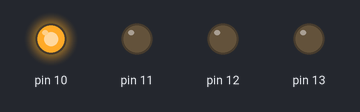
Bench run of a sketch on a simulated Arduino Uno, built with avr-gcc and run on an emulated ATmega328P. Parts: output pins drawn as LEDs (lit = HIGH).

Above: at 0.2 s.
At 2.2 s:
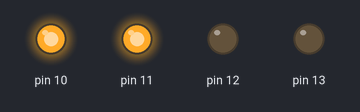
At 5.2 s:
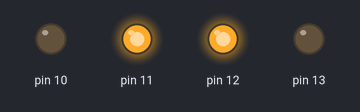
At 9.7 s:
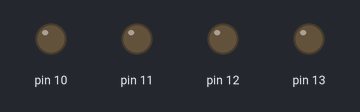
At 14.2 s:
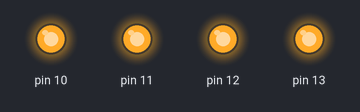
At 19.2 s:
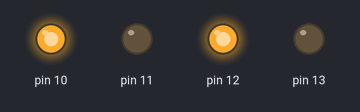
Timing chart, 0 to 19.5 s (numbered marks = the images above):
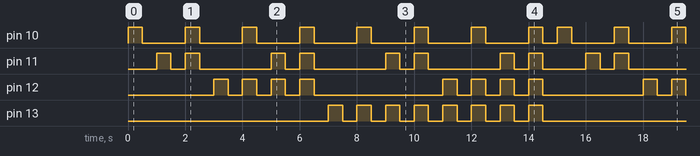

The sketch:

binario_3.ino
```cpp
void setup() {
pinMode(13, OUTPUT);
pinMode(12, OUTPUT);
pinMode(11, OUTPUT);
pinMode(10, OUTPUT);
}

void loop() {
digitalWrite(10, HIGH);
delay(500);
digitalWrite(10, LOW);
delay(500);
digitalWrite(11, HIGH);
delay(500);
digitalWrite(11, LOW);
delay(500);
digitalWrite(10, HIGH);
digitalWrite(11, HIGH);
delay(500);
digitalWrite(10, LOW);
digitalWrite(11, LOW);
delay(500);
digitalWrite(12, HIGH);
delay(500);
digitalWrite(12, LOW);
delay(500);
digitalWrite(12, HIGH);
digitalWrite(10, HIGH);
delay(500);
digitalWrite(12, LOW);
digitalWrite(10, LOW);
delay(500);
digitalWrite(12, HIGH);
digitalWrite(11, HIGH);
delay(500);
digitalWrite(12, LOW);
digitalWrite(11, LOW);
delay(500);
digitalWrite(12, HIGH);
digitalWrite(11, HIGH);
digitalWrite(10, HIGH);
delay(500);
digitalWrite(12, LOW);
digitalWrite(11, LOW);
digitalWrite(10, LOW);
delay(500);
digitalWrite(13, HIGH);
delay(500);
digitalWrite(13, LOW);
delay(500);
digitalWrite(13, HIGH);
digitalWrite(10, HIGH);
delay(500);
digitalWrite(13, LOW);
digitalWrite(10, LOW);
delay(500);
digitalWrite(13, HIGH);
digitalWrite(11, HIGH);
delay(500);
digitalWrite(13, LOW);
digitalWrite(11, LOW);
delay(500);
digitalWrite(13, HIGH);
digitalWrite(11, HIGH);
digitalWrite(10, HIGH);
delay(500);
digitalWrite(13, LOW);
digitalWrite(11, LOW);
digitalWrite(10, LOW);
delay(500);
digitalWrite(13, HIGH);
digitalWrite(12, HIGH);
delay(500);
digitalWrite(13, LOW);
digitalWrite(12, LOW);
delay(500);
digitalWrite(13, HIGH);
digitalWrite(12, HIGH);
digitalWrite(10, HIGH);
delay(500);
digitalWrite(13, LOW);
digitalWrite(12, LOW);
digitalWrite(10, LOW);
delay(500);
digitalWrite(13, HIGH);
digitalWrite(12, HIGH);
digitalWrite(11, HIGH);
delay(500);
digitalWrite(13, LOW);
digitalWrite(12, LOW);
digitalWrite(11, LOW);
delay(500);
digitalWrite(13, HIGH);
digitalWrite(12, HIGH);
digitalWrite(11, HIGH);
digitalWrite(10, HIGH);
delay(500);
digitalWrite(13, LOW);
digitalWrite(12, LOW);
digitalWrite(11, LOW);
digitalWrite(10, LOW);
delay(500);
}
```

Measured:
- by itself, pin 10: repeats every 15.0 s: 7 × (LOW 1.5 s, HIGH 0.50 s), LOW 0.50 s, HIGH 0.50 s
- by itself, pin 12: repeats every 15.0 s: 3 × (LOW 0.50 s, HIGH 0.50 s), LOW 4.5 s, 3 × (HIGH 0.50 s, LOW 0.50 s), HIGH 0.50 s, LOW 3.5 s, HIGH 0.50 s
- by itself, pin 13: repeats every 15.0 s: 7 × (LOW 0.50 s, HIGH 0.50 s), LOW 7.5 s, HIGH 0.50 s
- by itself, pin 11: repeats every 15.0 s: LOW 0.50 s, HIGH 0.50 s, LOW 2.5 s, HIGH 0.50 s, LOW 0.50 s, HIGH 0.50 s, LOW 2.5 s, HIGH 0.50 s, LOW 0.50 s, HIGH 0.50 s, LOW 2.5 s, HIGH 0.50 s, LOW 0.50 s, HIGH 0.50 s, LOW 1.5 s, HIGH 0.50 s
